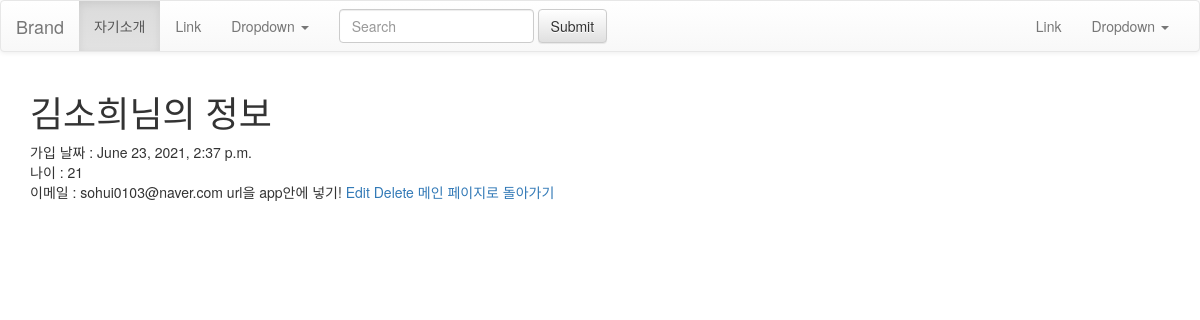
The app's page //12 with its own data.
### signup/models.py (models this page shows, shortened)
class Signup(models.Model):
    name = models.CharField(max_length=100)
    age = models.IntegerField()
    pub_date = models.DateTimeField()
    email = models.EmailField(max_length=100)
    introduce = models.TextField()
    image = models.ImageField(upload_to='images/',default='')

### signup/views.py (the view)
# urls.py: path('<int:id>', views.detail, name = "detail"),
def detail(request, id):
    blog = get_object_or_404(Signup, pk=id)
    return render(request, 'detail.html', {'blog':blog})

### signup/templates/detail.html (shortened to what this page needs)
{% extends 'base.html' %}
{% block contents %}
<!DOCTYPE html>
<html lang="en">
<head>
</head>
<body>
    <div class="container">
        <h1>{{blog.name}}님의 정보</h1>
        가입 날짜 : {{blog.pub_date}} <br>
        나이 : {{blog.age}} <br>
        이메일 : {{blog.email}}
        {{blog.introduce}}
        <a href="{% url 'edit' blog.id %}">Edit</a>
        <a href="{% url 'delete' blog.id %}">Delete</a>
        <a href="{% url 'home' %}">메인 페이지로 돌아가기</a>
    </div>
</body>
</html>
{% endblock %}

### records on screen
Signup: name "김소희", pub_date "June 23, 2021, 2:37 p.m.", age "21", email "sohui0103@naver.com", introduce "url을 app안에 넣기!"
